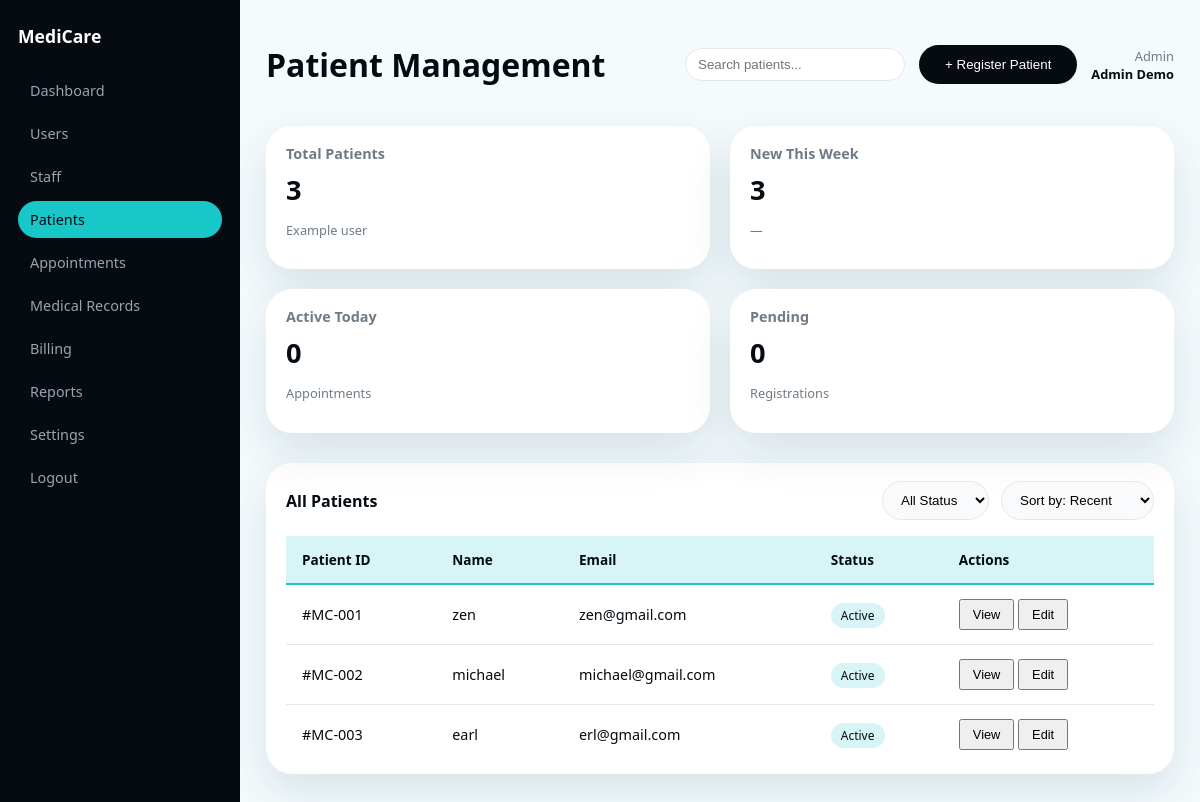
The page /medicare-clinic/index.php?page=admin-patients (signed in) on the database as committed earlier.
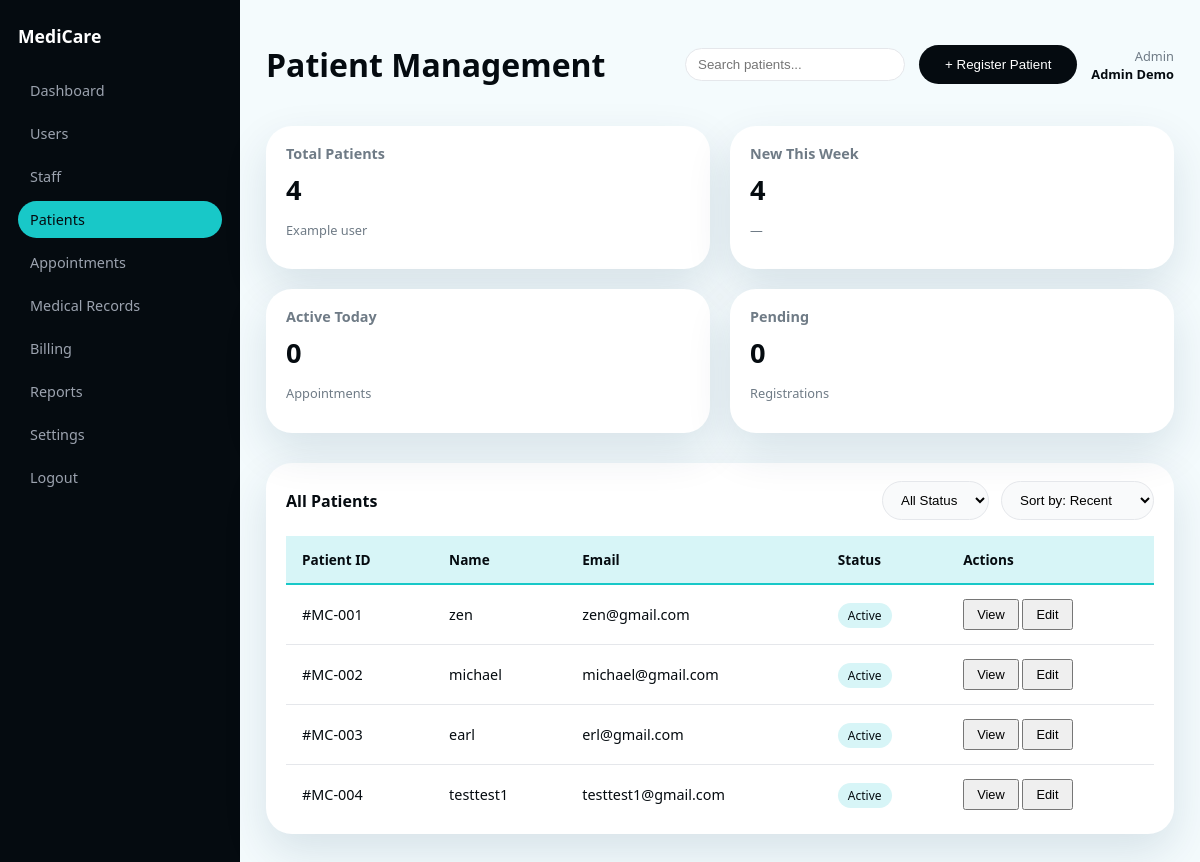
The same page on the database as committed later.
### tables this page shows
CREATE TABLE users (
            id INTEGER PRIMARY KEY AUTOINCREMENT,
            email TEXT NOT NULL UNIQUE,
            password_hash TEXT NOT NULL,
            name TEXT NOT NULL,
            role TEXT NOT NULL CHECK(role IN ('admin','doctor','nurse','receptionist','patient')),
            created_at TEXT DEFAULT CURRENT_TIMESTAMP
        , department TEXT);

### medicare-clinic/config/auth.php (called while the page is built, shortened)
<?php
function current_user()
{
    return $_SESSION['user'] ?? null;
}

### medicare-clinic/app/views/admin/patients.php (the view, shortened to what this page needs)
<?php
require __DIR__ . '/../layouts/admin_sidebar.php';
$pdo = $GLOBALS['pdo'] ?? null;
$user = current_user();
$sidebar = render_admin_sidebar();
$patients = [];
if ($pdo) {
    $stmt = $pdo->prepare("SELECT id, name, email, role, created_at FROM users WHERE role = 'patient' ORDER BY id");
    $stmt->execute();
    $patients = $stmt->fetchAll(PDO::FETCH_ASSOC);
}
$patientCount = count($patients);
?>
<div class="app-shell">
    <?php echo $sidebar; ?>
    <main class="main-content">
        <header class="main-header">
            <h1>Patient Management</h1>
            <div class="header-right">
                <div class="search-bar">
                    <input type="text" placeholder="Search patients..." />
                </div>
                <button class="btn-primary">+ Register Patient</button>
                <div class="user-info">
                    <span class="role">Admin</span>
                    <span class="name"><?php echo htmlspecialchars($user['name'] ?? 'Admin'); ?></span>
                </div>
            </div>
        </header>
        <section class="grid-4">
            <div class="summary-card">
                <h4>Total Patients</h4>
                <div class="summary-value"><?php echo $patientCount; ?></div>
                <p class="summary-change">Example user</p>
            </div>
            <div class="summary-card">
                <h4>New This Week</h4>
                <div class="summary-value"><?php echo $patientCount; ?></div>
                <p class="summary-change">—</p>
            </div>
            <div class="summary-card">
                <h4>Active Today</h4>
                <div class="summary-value">0</div>
                <p class="summary-change">Appointments</p>
            </div>
            <div class="summary-card">
                <h4>Pending</h4>
                <div class="summary-value">0</div>
                <p class="summary-change">Registrations</p>
            </div>
        </section>
        <section class="panel">
            <div class="panel-header">
                <h3>All Patients</h3>
                <div style="display: flex; gap: 12px;">
                    <select>
                        <option>All Status</option>
                    </select>
                    <select>
                        <option>Sort by: Recent</option>
                    </select>
                </div>
            </div>
            <table class="data-table">
                <thead>
                    <tr>
                        <th>Patient ID</th>
                        <th>Name</th>
                        <th>Email</th>
                        <th>Status</th>
                        <th>Actions</th>
                    </tr>
                </thead>
                <tbody>
                    <?php foreach ($patients as $i => $p): ?>
                    <tr>
                        <td>#MC-<?php echo str_pad((string)($i + 1), 3, '0', STR_PAD_LEFT); ?></td>
                        <td><?php echo htmlspecialchars($p['name']); ?></td>
                        <td><?php echo htmlspecialchars($p['email']); ?></td>
                        <td><span class="badge cyan">Active</span></td>
                        <td>
                            <button class="btn-outline small">View</button>
                            <button class="btn-outline small">Edit</button>
                        </td>
                    </tr>
                    <?php endforeach; ?>
                </tbody>
            </table>
        </section>
    </main>
</div>

Rows that differ between the two databases and show on the page:
added users: i "004", name "testtest1", email "testtest1@gmail.com"
Other text that changed with them:
$patientCount: "3" → "4"
